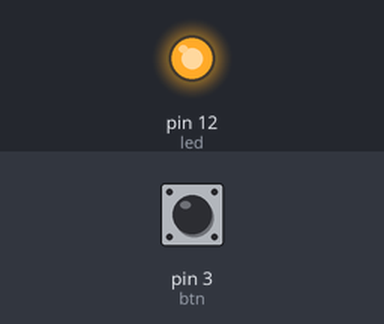
A sketch run on a simulated Arduino Uno, built with avr-gcc and run on an emulated ATmega328P. On the bench: output pins drawn as LEDs (lit = HIGH). The test bench sets the inputs (shaded band); at power-on: pin 3 (btn) HIGH. What the sketch prints to the serial monitor is not drawn.

Above: at 1.2 s.
1.3 s: pin 3 (btn) pulled LOW for 0.15 s
At 1.37 s:
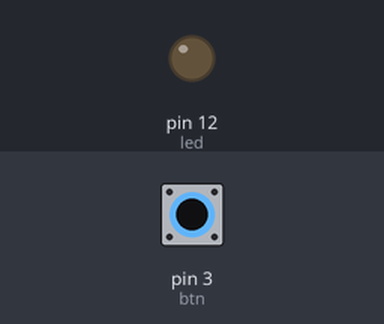
2.9 s: pin 3 (btn) pulled LOW for 3.2 s
At 7.1 s:
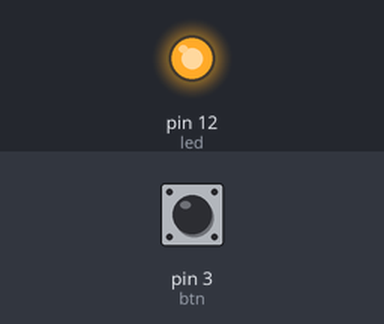
Timing chart, 0 to 8.6 s (numbered marks = the images above; inputs shaded):
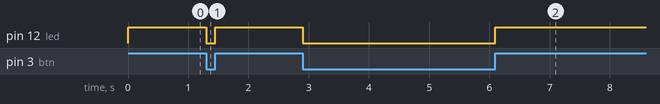

Measured:
- after the input at 1.3 s, pin 12 (led): HIGH → LOW at once, → HIGH 0.15 s later
- after the input at 2.9 s, pin 12 (led): HIGH → LOW at once, → HIGH 3.2 s later

The sketch:

while4.ino
```cpp
#define led 12
#define btn 3
void setup() {
   Serial.begin(9600);
   pinMode(led, OUTPUT);
   pinMode(btn, INPUT_PULLUP);
   digitalWrite(led, HIGH);
}

void loop() {
    while(!digitalRead(btn))digitalWrite(led, LOW);
    digitalWrite(led, HIGH);
    Serial.println(digitalRead(led));

}
```
